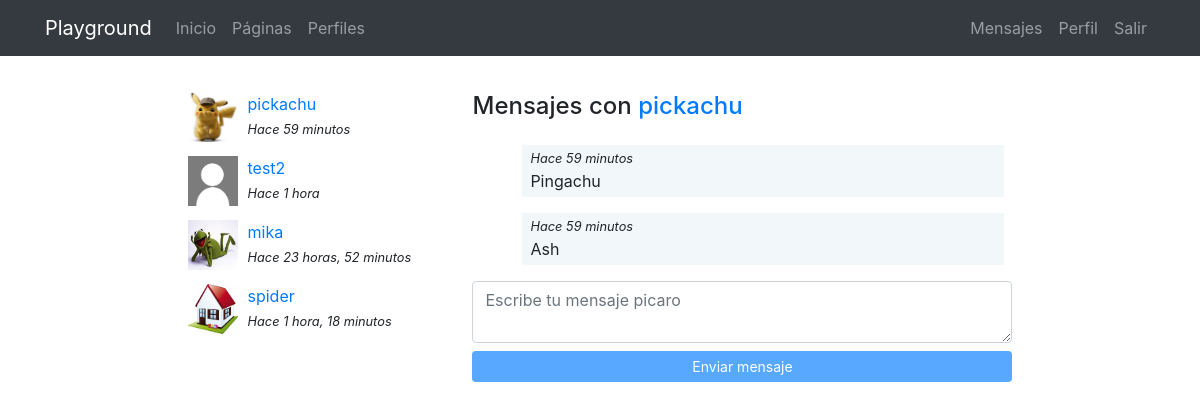
/messenger/thread/3/ (signed in), run on the app's committed database.
### registration/models.py (models this page shows)
class Profile(models.Model):
    user = models.OneToOneField(User, on_delete=models.CASCADE) #Para que cuando se borre el usuario también se borre su perfil. OneToOne indica al modelo que solo puede haber un perfil por cada usuario, no se pueden tener dos perfiles
    avatar =  models.ImageField(upload_to=custom_upload_to, null=True, blank=True) #Agrego la función que he creado arriba
    bio = models.TextField(null=True, blank=True)
    link = models.URLField(max_length=200, null=True, blank=True)
    class Meta:
        ordering = ['user__username'] #Ordena a partir del nombre del usuario

### messenger/models.py (models this page shows)
class Thread(models.Model):
    users = models.ManyToManyField(User,related_name='threads') #Uso el related_name para poder acceder desde un user, haciendo user.threads, búsqueda inversa, todo los hilos a los que pertenece
    messages = models.ManyToManyField(Message) #Almacena todos los mensajes que forman parte del hilo
    updated = models.DateTimeField(auto_now=True) #Para que guarde forma autómatica la fecha y hora de la ultima actualización
    objects = ThreadManager() #A mi hilo asigno el objects ThreadManager() para poder crear filtros personalizados
    class Meta:
        ordering = ['-updated'] #Ordena de forma inversa del campo updated

class Message(models.Model):
    user = models.ForeignKey(User, on_delete=models.CASCADE) #Si se borra el usuario de la base de datos se borra tambien todos sus mensajes
    content = models.TextField()
    created = models.DateTimeField(auto_now_add=True)
    class Meta:
        ordering = ['created']

### messenger/views.py (the view)
# urls.py: path('thread/<int:pk>/',ThreadDetail.as_view(), name = "detail"),
@method_decorator(login_required,name="dispatch") #Para ver si esta logueado
class ThreadDetail(DetailView):
    model = Thread
    def get_object(self):
        obj = super(ThreadDetail,self).get_object()
        if self.request.user not in obj.users.all():
            raise Http404() #Invocar un error
        return obj

### messenger/templates/messenger/thread_detail.html (shortened to what this page needs)
{% extends 'core/base.html' %}
{% load static %}
{% block content %}
<main role="main">
  <div class="container">
    <div class="row mt-3">
      <div class="col-md-9 mx-auto mb-5">
        <div class="row">
          <div class="col-md-4">
            {% for thread in request.user.threads.all %}
              {% if thread.messages.all|length > 0 %}
                <div class="mb-3">
                  {% for user in thread.users.all %}
                    {% if user != request.user %}
                      {% if user.profile.avatar %}
                        <img src="{{user.profile.avatar.url}}" class="avatar">
                      {% else %}
                        <img src="{% static 'registration/img/no-avatar.jpg' %}" class="avatar">
                      {% endif %}
                      <div>
                        <a href="{% url 'messenger:detail' thread.pk %}">{{user}}</a><br>
                        <small><i>Hace {{thread.messages.last.created|timesince}}</i></small>
                      </div>
                    {% endif %}
                  {% endfor %}
                </div>
              {% endif %}
            {% endfor %}
          </div>
          <div class="col-md-8">
            {% for user in thread.users.all %}
              {% if user != request.user %}
                <h4 class="mb-4">Mensajes con <a href="{% url 'profiles:detail' user %} ">{{user}}</a></h4>
              {% endif %}
            {% endfor %}
            <div class="thread" id="thread">
              {% for message in object.messages.all %}
                <div {% if request.user == message.user %}class="mine mb-3"{% else %}class="other mb-3"{% endif %}>
                  <small><i>Hace {{thread.messages.last.created|timesince}}</i></small><br>
                  {{message.content}}
                </div>
              {% endfor %}
            </div>
                <textarea id="content" class="form-control mb-2" rows="2" placeholder="Escribe tu mensaje picaro" ></textarea>
                 <button id="send" class="btn btn-primary btn-sm btn-block col-md-12 col-sm-2" disabled>Enviar mensaje</button>
          </div>
        </div>
    </div>
  </div>
</main>
{% endblock %}

### core/static/core/css/main.css (style rules this page uses)
main { padding-top: 20px; }
:root { --jumbotron-padding-y: 3rem; }

### messenger/templates/messenger/thread_detail.html (style rules this page uses)
.avatar { width:50px; height:50px; float:left; margin-right:10px; }
.thread { max-height:300px; overflow-y:auto; padding:0 0.5em; }
.mine { padding:0 0.5em 0.25em; background-color:rgba(230,242,245,.5); width:92%; margin-left:8%; }

### data on the page
Thread: messages.last.created "59 minutos"
Thread: messages.last.created "1 hora"
Thread: messages.last.created "23 horas, 52 minutos"
Thread: messages.last.created "1 hora, 18 minutos"
Message: content "Pingachu"
Message: content "Ash"

### other printed values
{{ user }} "pickachu"
{{ user }} "test2"
{{ user }} "mika"
{{ user }} "spider"
